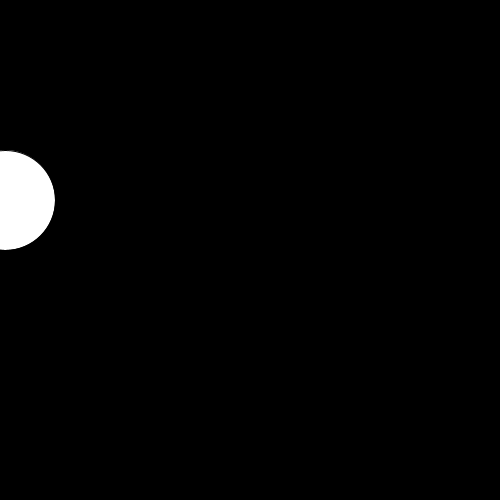
Frame 1 (no input)
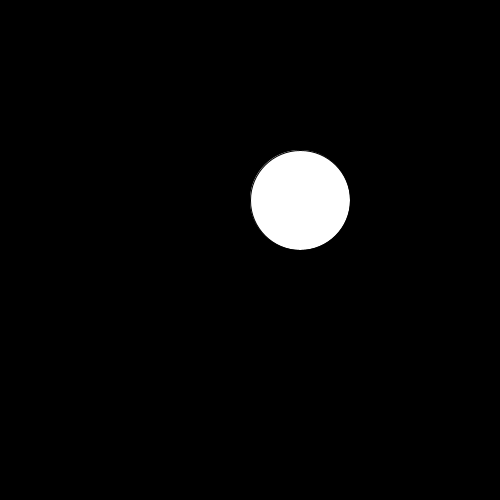
Frame 60 (the mouse pressed at the canvas centre just before this capture)
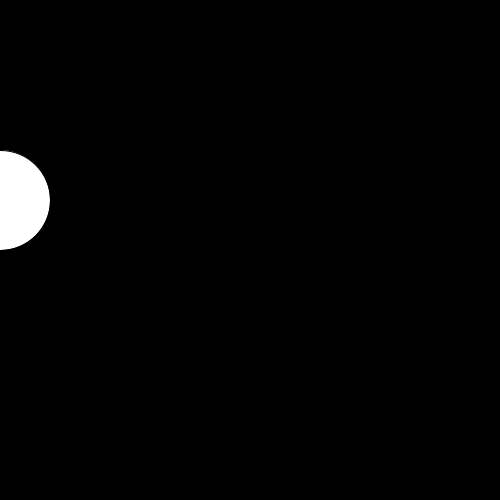
Frame 120 (the mouse held since frame 60 and released just before this capture)

The Processing sketch that drew these frames (run headless with seeded random() and noise(); from frame 60 on, the mouse is pressed at the canvas centre):

// Processing sketch: rollende_bal
// ── rollende_bal.pde
int x = 0;
int y = 200;

void setup(){
  size(500, 500);
}

void draw(){
  background(0,0,0);
  x += 5;
  if(x>=600){
    x-=600;
  }
  circle(x, y,100);
}
